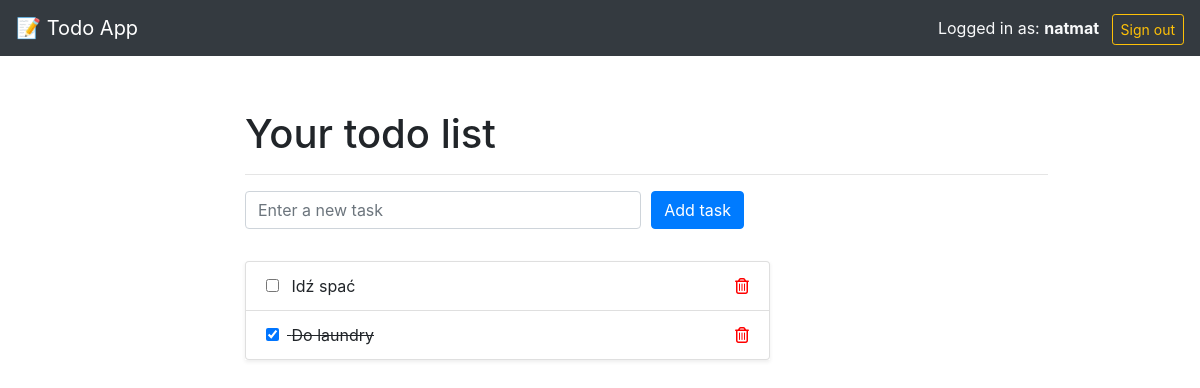
/todos/ (signed in), run on an earlier commit of the app's database.
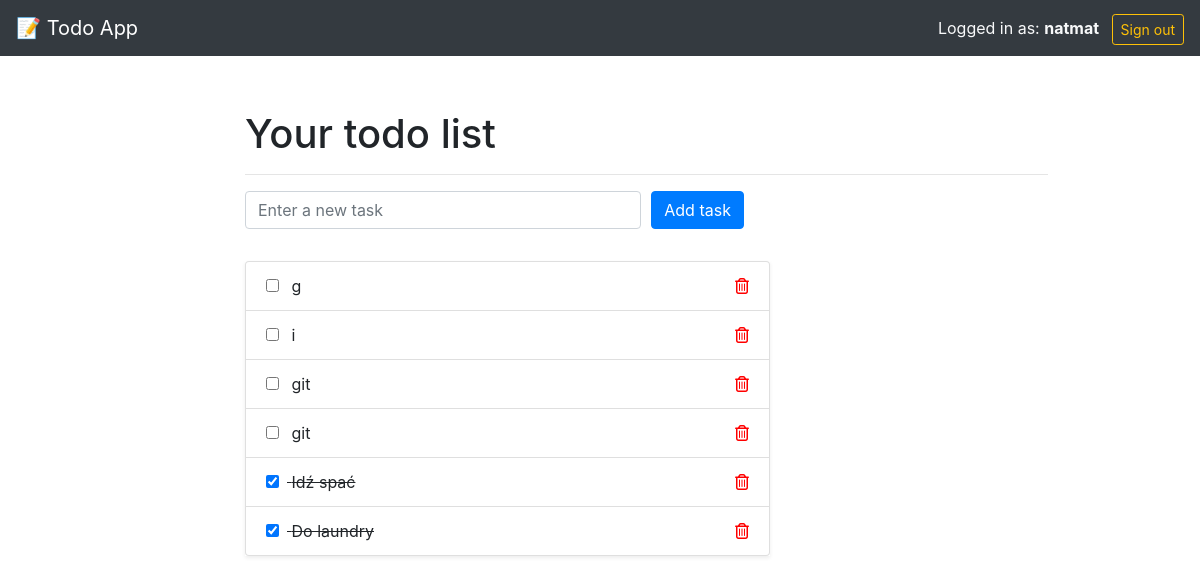
And on a later commit of the database.
### todos/models.py (models this page shows, shortened)
class Todo(models.Model):
    user = models.ForeignKey (User, on_delete=models.CASCADE, null=True)
    title = models.CharField(max_length=100)
    created_at = models.DateTimeField('Created', auto_now_add=True)
    update_at = models.DateTimeField('Updated', auto_now=True)
    isCompleted = models.BooleanField(default=False)

### todos/views.py (the view)
# urls.py: path('', views.IndexView.as_view(), name='index'),
@method_decorator(login_required, name='dispatch')
class IndexView(generic.ListView):
    template_name = 'todos/index.html'
    context_object_name = 'todo_list'
    def get_queryset(self):
        return Todo.objects.filter(user=self.request.user).order_by('-created_at')

### todos/templates/todos/index.html (shortened to what this page needs)
{% extends 'todos/base.html' %}
{% block content %}
<div class="container">
  <div class="row">
    <div class="offset-md-2 col-lg-9">
      <div class="page-header">
        <h1>Your todo list</h1>
        <hr>
      </div>
    </div>
  </div>
  <div class="row mb-4">
    <div class="offset-md-2 col-lg-9">
      <form method="post" action="{% url 'todos:add' %}">
        <div class="form-row">
          <div class="col-md-6 mb-2">
            <input type="text" class="form-control" name="title" placeholder="Enter a new task" required>
          </div>
          <div class="col-md-6">
            <button type="submit" name="submit" class="btn btn-primary">
              Add task
            </button>
          </div>
        </div>
      </form>
    </div>
  </div>
  <div class="row">
    <div class="offset-md-2 col-lg-6">
      <div class="list-group shadow-sm">
        {% for todo in todo_list %}
        <div class="list-group-item d-flex justify-content-between align-items-center {% if todo.isCompleted %} todo-complete {% endif %}">
          <div>
            <form style="display: inline;" method="post" action="{% url 'todos:update' todo.id %}">
              <input type="checkbox" name="isCompleted" onchange="this.form.submit()"
                     {% if todo.isCompleted %}checked{% endif %}
                     class="todo-status-checkbox mr-2"
                     title="{% if not todo.isCompleted %}Oznacz jako zrobione{% else %}Cofnij{% endif %}">
            </form>
            {{ todo.title }}
          </div>
          <a href="{% url 'todos:delete' todo.id %}" class="text-danger" title="Usuń">
            <i class="far fa-trash-alt"></i>
          </a>
        </div>
        {% empty %}
        <div class="list-group-item text-center text-muted">
          No tasks. Add something above. 👆
        </div>
        {% endfor %}
      </div>
    </div>
  </div>
</div>
{% endblock %}

What changed in the data, as far as the page shows it:
added Todo: title "g"
added Todo: title "i"
added Todo: title "git"
added Todo: title "git"
changed Todo "Idź spać": isCompleted "☐" → "☑"
